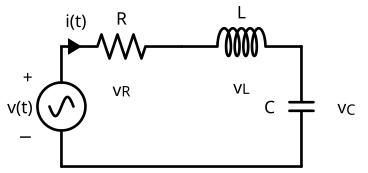

Write Python code to recreate this figure.
"""Draw the series RLC circuit for notes/power_flow_equations.md section 1.

Run: uv run python notes/diagrams/series_rlc.py
"""

from pathlib import Path

import schemdraw
import schemdraw.elements as elm

out = Path(__file__).with_suffix(".svg")

with schemdraw.Drawing(file=str(out), show=False) as d:
    d.config(unit=2.5, fontsize=13)
    elm.SourceSin().up().label(["−", "$v(t)$", "+"])
    elm.Resistor().right().label("$R$").label("$v_R$", loc="bottom", ofst=0.5)
    elm.Inductor2().right().label("$L$").label("$v_L$", loc="bottom", ofst=0.5)
    elm.Capacitor().down().label("$C$", ofst=0.3).label("$v_C$", loc="bottom", ofst=0.5)
    elm.Line().left().tox(0)
    elm.CurrentLabelInline(direction="in").at(d.elements[1]).label("$i(t)$")
